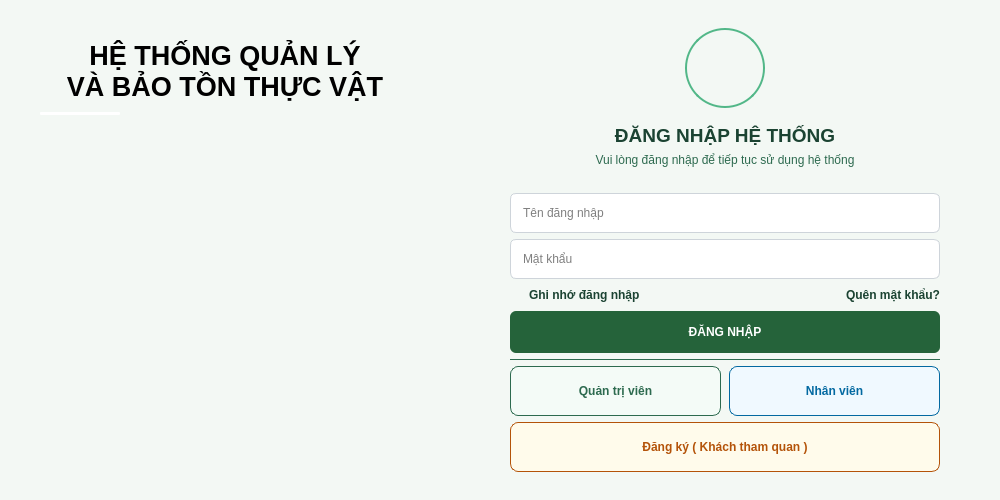
<?xml version="1.0" encoding="UTF-8"?>
<ui version="4.0">
 <class>LoginWindow</class>
 <widget class="QMainWindow" name="LoginWindow">
  <property name="geometry">
   <rect>
    <x>0</x>
    <y>0</y>
    <width>1000</width>
    <height>500</height>
   </rect>
  </property>
  <property name="windowTitle">
   <string>Hệ thống quản lý và bảo tồn thực vật - Đăng nhập</string>
  </property>
  <property name="styleSheet">
   <string notr="true">QMainWindow {
    background-color: #f3f8f4;
}</string>
  </property>
  <widget class="QWidget" name="centralwidget">
   <layout class="QHBoxLayout" name="horizontalLayout_main" stretch="1,1">
    <property name="spacing">
     <number>0</number>
    </property>
    <property name="leftMargin">
     <number>0</number>
    </property>
    <property name="topMargin">
     <number>0</number>
    </property>
    <property name="rightMargin">
     <number>0</number>
    </property>
    <property name="bottomMargin">
     <number>0</number>
    </property>
    <item>
     <widget class="QFrame" name="frame_left">
      <property name="minimumSize">
       <size>
        <width>400</width>
        <height>0</height>
       </size>
      </property>
      <property name="maximumSize">
       <size>
        <width>450</width>
        <height>16777215</height>
       </size>
      </property>
      <property name="styleSheet">
       <string notr="true">QFrame#frame_left {
    border-image: url(:images/ui/images/frame_left(4).jpg);
}</string>
      </property>
      <property name="frameShape">
       <enum>QFrame::NoFrame</enum>
      </property>
      <layout class="QVBoxLayout" name="verticalLayout_left" stretch="0,0,0,1">
       <property name="spacing">
        <number>10</number>
       </property>
       <property name="leftMargin">
        <number>40</number>
       </property>
       <property name="topMargin">
        <number>40</number>
       </property>
       <property name="rightMargin">
        <number>40</number>
       </property>
       <property name="bottomMargin">
        <number>40</number>
       </property>
       <item>
        <spacer name="verticalSpacer_top_left">
         <property name="orientation">
          <enum>Qt::Vertical</enum>
         </property>
         <property name="sizeHint" stdset="0">
          <size>
           <width>0</width>
           <height>0</height>
          </size>
         </property>
        </spacer>
       </item>
       <item>
        <widget class="QLabel" name="lbl_title_main">
         <property name="font">
          <font>
           <family>Arial</family>
           <pointsize>20</pointsize>
           <weight>75</weight>
           <bold>true</bold>
          </font>
         </property>
         <property name="styleSheet">
          <string notr="true">color: #ffffff; background: transparent;
color: rgb(0, 0, 0);</string>
         </property>
         <property name="text">
          <string>HỆ THỐNG QUẢN LÝ
VÀ BẢO TỒN THỰC VẬT</string>
         </property>
         <property name="alignment">
          <set>Qt::AlignCenter</set>
         </property>
         <property name="wordWrap">
          <bool>true</bool>
         </property>
        </widget>
       </item>
       <item>
        <widget class="QFrame" name="line_decorator">
         <property name="minimumSize">
          <size>
           <width>80</width>
           <height>3</height>
          </size>
         </property>
         <property name="maximumSize">
          <size>
           <width>80</width>
           <height>3</height>
          </size>
         </property>
         <property name="styleSheet">
          <string notr="true">background-color: #ffffff; border-radius: 1px;</string>
         </property>
        </widget>
       </item>
       <item>
        <spacer name="verticalSpacer_bottom_left">
         <property name="orientation">
          <enum>Qt::Vertical</enum>
         </property>
         <property name="sizeHint" stdset="0">
          <size>
           <width>0</width>
           <height>0</height>
          </size>
         </property>
        </spacer>
       </item>
      </layout>
     </widget>
    </item>
    <item>
     <widget class="QFrame" name="frame_right">
      <property name="styleSheet">
       <string notr="true">QFrame#frame_right {
    border-image: url(:images/ui/images/frame_right(2).jpg);
}righ</string>
      </property>
      <layout class="QVBoxLayout" name="verticalLayout_right">
       <property name="leftMargin">
        <number>60</number>
       </property>
       <property name="rightMargin">
        <number>60</number>
       </property>
       <item>
        <layout class="QVBoxLayout" name="layout_form_container">
         <item>
          <spacer name="verticalSpacer_form_top">
           <property name="orientation">
            <enum>Qt::Vertical</enum>
           </property>
           <property name="sizeHint" stdset="0">
            <size>
             <width>0</width>
             <height>0</height>
            </size>
           </property>
          </spacer>
         </item>
         <item alignment="Qt::AlignHCenter">
          <widget class="QLabel" name="lbl_logo">
           <property name="minimumSize">
            <size>
             <width>80</width>
             <height>80</height>
            </size>
           </property>
           <property name="maximumSize">
            <size>
             <width>80</width>
             <height>80</height>
            </size>
           </property>
           <property name="styleSheet">
            <string notr="true">QLabel#lbl_logo {
	font: 12pt &quot;MS Shell Dlg 2&quot;;
    border: 2px solid #52b788;
    border-radius: 40px;
    border-image: url(:images/ui/images/logo_tron.png) 0 0 0 0 stretch stretch;
    background-color: transparent;
}</string>
           </property>
           <property name="text">
            <string/>
           </property>
          </widget>
         </item>
         <item>
          <widget class="QLabel" name="lbl_login_title">
           <property name="font">
            <font>
             <family>Arial</family>
             <pointsize>14</pointsize>
             <weight>75</weight>
             <bold>true</bold>
            </font>
           </property>
           <property name="styleSheet">
            <string notr="true">color: #1b4332; margin-top: 10px; background: transparent;</string>
           </property>
           <property name="text">
            <string>ĐĂNG NHẬP HỆ THỐNG</string>
           </property>
           <property name="alignment">
            <set>Qt::AlignCenter</set>
           </property>
          </widget>
         </item>
         <item>
          <widget class="QLabel" name="lbl_login_desc">
           <property name="font">
            <font>
             <family>Arial</family>
             <pointsize>9</pointsize>
            </font>
           </property>
           <property name="styleSheet">
            <string notr="true">color: #2d6a4f; margin-bottom: 20px; background: transparent;</string>
           </property>
           <property name="text">
            <string>Vui lòng đăng nhập để tiếp tục sử dụng hệ thống</string>
           </property>
           <property name="alignment">
            <set>Qt::AlignCenter</set>
           </property>
          </widget>
         </item>
         <item>
          <widget class="QLineEdit" name="input_username">
           <property name="minimumSize">
            <size>
             <width>0</width>
             <height>40</height>
            </size>
           </property>
           <property name="styleSheet">
            <string notr="true">QLineEdit { border: 1px solid #ced4da; border-radius: 6px; padding-left: 10px; background-color: #ffffff; }</string>
           </property>
           <property name="placeholderText">
            <string>Tên đăng nhập</string>
           </property>
          </widget>
         </item>
         <item>
          <widget class="QLineEdit" name="input_password">
           <property name="minimumSize">
            <size>
             <width>0</width>
             <height>40</height>
            </size>
           </property>
           <property name="styleSheet">
            <string notr="true">QLineEdit { border: 1px solid #ced4da; border-radius: 6px; padding-left: 10px; background-color: #ffffff; }</string>
           </property>
           <property name="echoMode">
            <enum>QLineEdit::Password</enum>
           </property>
           <property name="placeholderText">
            <string>Mật khẩu</string>
           </property>
          </widget>
         </item>
         <item>
          <layout class="QHBoxLayout" name="horizontalLayout_options">
           <item>
            <widget class="QCheckBox" name="chk_remember">
             <property name="styleSheet">
              <string notr="true">color: #1b4332; background: transparent; font-weight: bold;</string>
             </property>
             <property name="text">
              <string>Ghi nhớ đăng nhập</string>
             </property>
            </widget>
           </item>
           <item>
            <spacer name="horizontalSpacer">
             <property name="orientation">
              <enum>Qt::Horizontal</enum>
             </property>
             <property name="sizeHint" stdset="0">
              <size>
               <width>0</width>
               <height>0</height>
              </size>
             </property>
            </spacer>
           </item>
           <item>
            <widget class="QLabel" name="lbl_forgot_pwd">
             <property name="text">
              <string>&lt;a href=&quot;#&quot; style=&quot;text-decoration:none; color:#1b4332; font-weight: bold;&quot;&gt;Quên mật khẩu?&lt;/a&gt;</string>
             </property>
            </widget>
           </item>
          </layout>
         </item>
         <item>
          <widget class="QPushButton" name="btn_login">
           <property name="minimumSize">
            <size>
             <width>0</width>
             <height>42</height>
            </size>
           </property>
           <property name="styleSheet">
            <string notr="true">QPushButton { background-color: #25633a; color: white; border-radius: 6px; font-weight: bold; } QPushButton:hover { background-color: #1b4332; }</string>
           </property>
           <property name="text">
            <string>ĐĂNG NHẬP</string>
           </property>
          </widget>
         </item>
         <item>
          <widget class="QFrame" name="line_separator">
           <property name="minimumSize">
            <size>
             <width>0</width>
             <height>1</height>
            </size>
           </property>
           <property name="styleSheet">
            <string notr="true">background-color: #2d6a4f; margin-top: 20px; margin-bottom: 10px;</string>
           </property>
          </widget>
         </item>
         <item>
          <layout class="QHBoxLayout" name="horizontalLayout_roles">
           <property name="spacing">
            <number>8</number>
           </property>
           <item>
            <widget class="QPushButton" name="btn_role_admin">
             <property name="minimumSize">
              <size>
               <width>0</width>
               <height>50</height>
              </size>
             </property>
             <property name="styleSheet">
              <string notr="true">QPushButton { background-color: #f4fbf7; border: 1px solid #2d6a4f; border-radius: 8px; color: #2d6a4f; font-weight: bold; }</string>
             </property>
             <property name="text">
              <string>Quản trị viên</string>
             </property>
            </widget>
           </item>
           <item>
            <widget class="QPushButton" name="btn_role_staff">
             <property name="minimumSize">
              <size>
               <width>0</width>
               <height>50</height>
              </size>
             </property>
             <property name="styleSheet">
              <string notr="true">QPushButton { background-color: #f0f9ff; border: 1px solid #0369a1; border-radius: 8px; color: #0369a1; font-weight: bold; }</string>
             </property>
             <property name="text">
              <string>Nhân viên</string>
             </property>
            </widget>
           </item>
          </layout>
         </item>
         <item>
          <widget class="QPushButton" name="btn_role_guest">
           <property name="minimumSize">
            <size>
             <width>0</width>
             <height>50</height>
            </size>
           </property>
           <property name="styleSheet">
            <string notr="true">QPushButton { background-color: #fffbeb; border: 1px solid #b45309; border-radius: 8px; color: #b45309; font-weight: bold; }</string>
           </property>
           <property name="text">
            <string>Đăng ký ( Khách tham quan )</string>
           </property>
          </widget>
         </item>
         <item>
          <spacer name="verticalSpacer_form_bottom">
           <property name="orientation">
            <enum>Qt::Vertical</enum>
           </property>
           <property name="sizeHint" stdset="0">
            <size>
             <width>0</width>
             <height>0</height>
            </size>
           </property>
          </spacer>
         </item>
        </layout>
       </item>
      </layout>
     </widget>
    </item>
   </layout>
  </widget>
 </widget>
 <resources>
  <include location="../resources.qrc"/>
 </resources>
 <connections/>
</ui>
